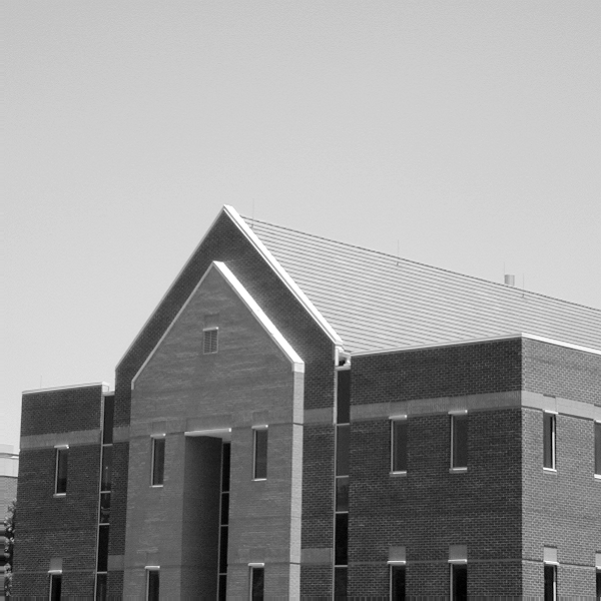
%> input picture 数字图像/遗产/数字图像课程/实验/实验八/image1.tif, 601 x 601 px
$ octave di_edge_detection.m   (GNU Octave 9; MATLAB toolbox functions it lacks are replaced by stand-ins)
%> lines starting %> are read from the running program, lines starting %| are printed output that depends on the picture; in (x1, y1, x2, y2) boxes, pixels count from 0 and x2, y2 are one past the last pixel; in counts of white or black regions, pixels touching at a corner belong together; the program's own positions count from 1
clc
clear
f = imread('image1.tif');
%> f is the input picture: size 601x601 uint8; min 0, max 255, mean 152.8

figure;
subplot(2,2,1)
imshow(f)
title('原始图像')

w45 = [-2 -1 0; -1 0 1; 0 1 2];
g45 = imfilter(double(f),w45,'replicate');
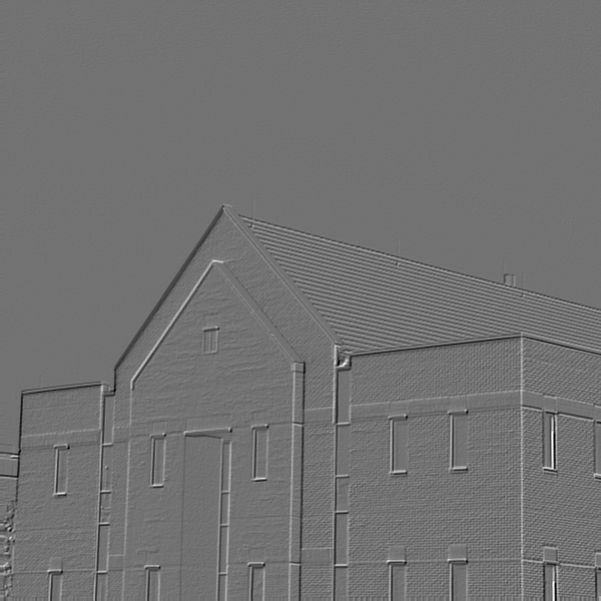
%> g45: size 601x601 double; min -577, max 706, mean -1.5; drawn with min black and max white
T = 0.3*max(abs(g45(:)));
%> T = 211.8
g45 = g45>=T;
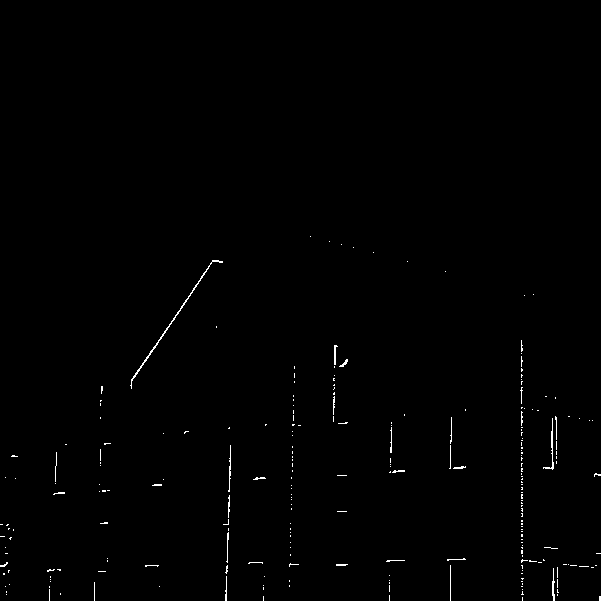
%> g45: size 601x601 logical; 0.54% white in thin lines or dots, all inside (x1, y1, x2, y2) = (0, 236, 601, 601)
subplot(2,2,2)
imshow(g45)
title('使用函数[imfilter]（具有指定的掩模和阈值）计算[45度]边缘的结果')

w_45 = [0 1 2; -1 0 1; -2 -1 0];
g_45 = imfilter(double(f),w_45,'replicate');
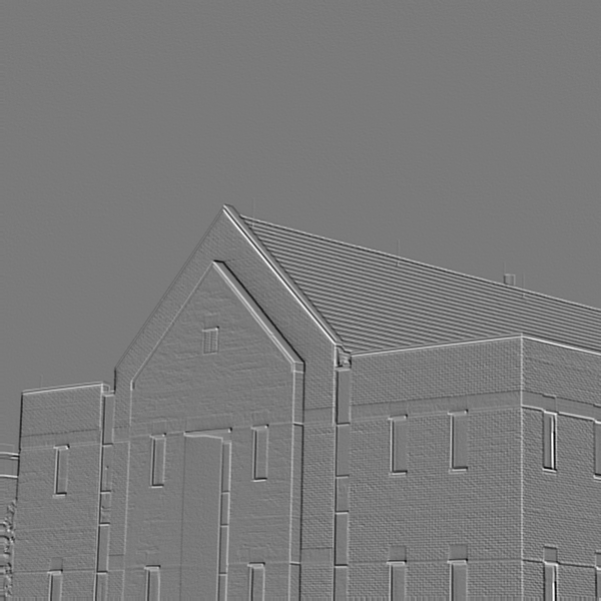
%> g_45: size 601x601 double; min -638, max 689, mean 1.1; drawn with min black and max white
T = 0.3*max(abs(g_45(:)));
%> T = 206.7
g_45 = g_45>=T;
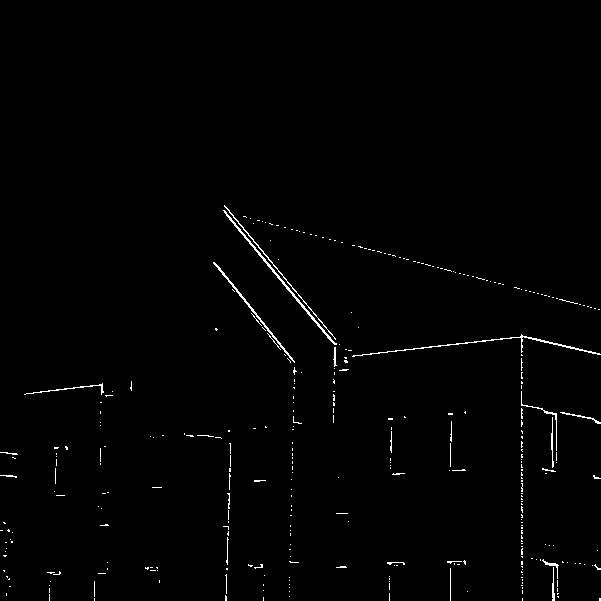
%> g_45: size 601x601 logical; 0.98% white in thin lines or dots, all inside (x1, y1, x2, y2) = (0, 205, 601, 601)
subplot(2,2,3)
imshow(g_45)
title('使用函数[imfilter]（具有指定的掩模和阈值）计算[-45度]边缘的结果')

subplot(2,2,4)
imshow(g45 + g_45)
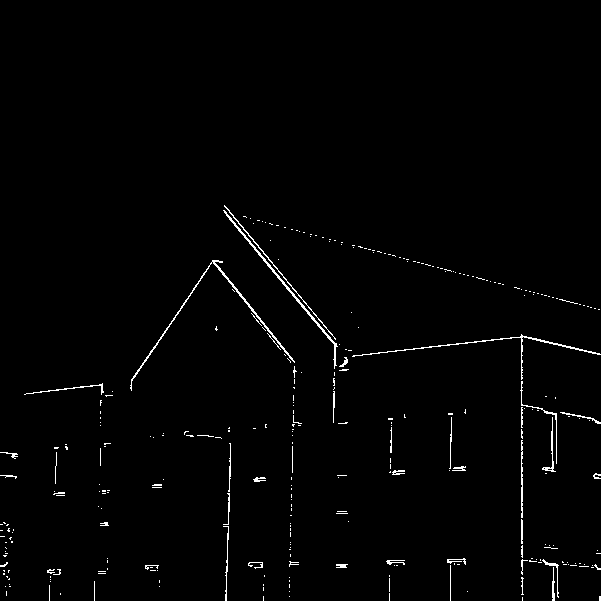
%> displayed picture: size 601x601, on the screen's scale of 0 to 255; 1.3% white in thin lines or dots, all inside (x1, y1, x2, y2) = (0, 205, 601, 601)
title('使用函数[imfilter]（具有指定的掩模和阈值）计算[-45度]+[45度]边缘的结果')

$ run again, with 数字图像/遗产/数字图像课程/实验/实验八/image2.tif copied over 数字图像/遗产/数字图像课程/实验/实验八/image1.tif
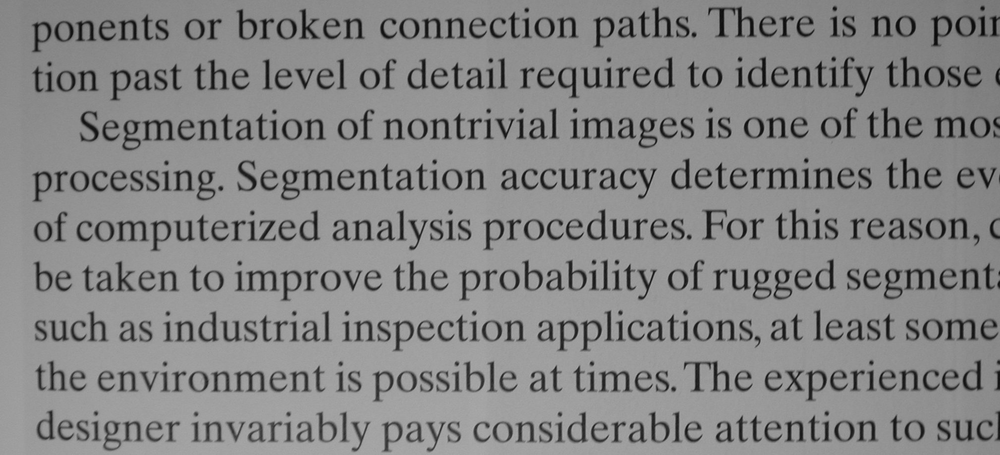
%> input picture 数字图像/遗产/数字图像课程/实验/实验八/image2.tif, 1000 x 455 px, shrunk from 2018 x 918 before the run
%> f is the input picture: size 455x1000 uint8; min 7, max 174, mean 133.2
%> `T = 0.3*max(abs(g45(:)));`: T = 153.9
%> `g_45 = imfilter(double(f),w_45,'replicate');`:
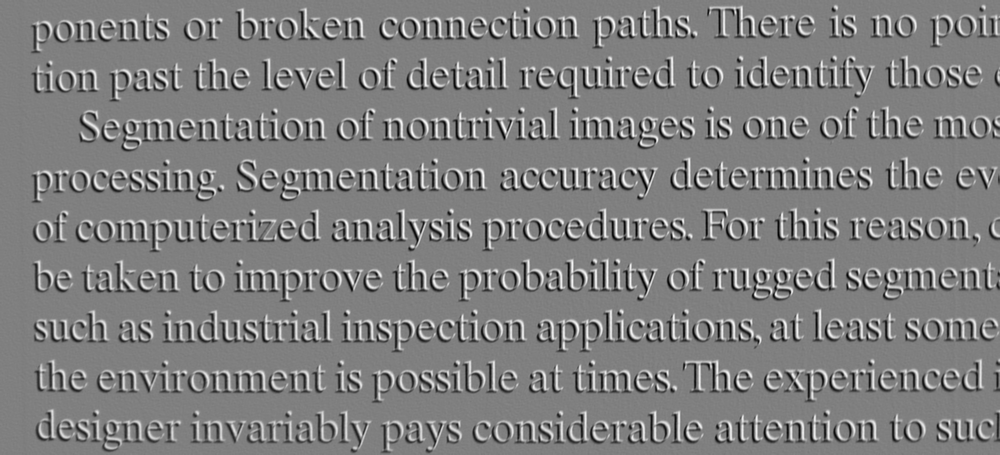
%> g_45: size 455x1000 double; min -414, max 411, mean -0.5; drawn with min black and max white
%> `T = 0.3*max(abs(g_45(:)));`: T = 124.2
%> `imshow(g45 + g_45)`:
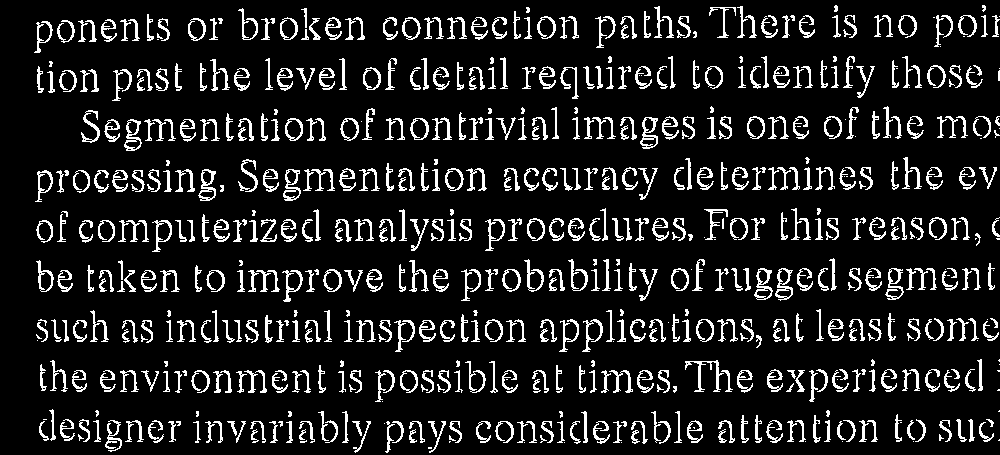
%> displayed picture: size 455x1000, on the screen's scale of 0 to 255; 12.1% white in thin lines or dots
